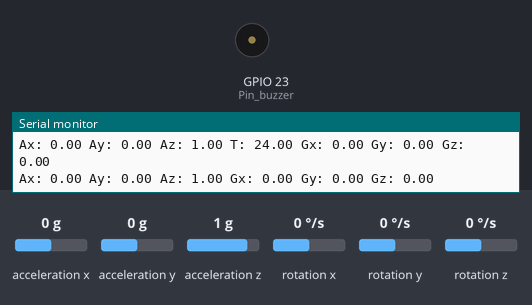
Bench run of a sketch on a simulated ESP32. Shown: buzzer (waves = sounding, pin HIGH), the last lines printed to the serial monitor. Wiring (inferred from the names in the program): MPU-6050 motion sensor at I2C address 0x68. Inputs (shaded band) come from the test bench; at power-on: acceleration x 0 g, acceleration y 0 g, acceleration z 1 g, rotation x 0 °/s, rotation y 0 °/s, rotation z 0 °/s.

Above: at 6.3 s.
6.4 s: acceleration x set to 1.4 g
At 6.57 s:
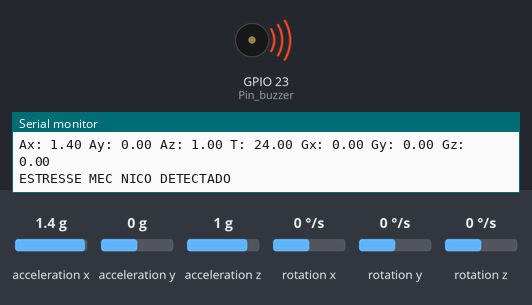
Timing chart, 0 to 9.4 s (numbered marks = the images above; inputs shaded):
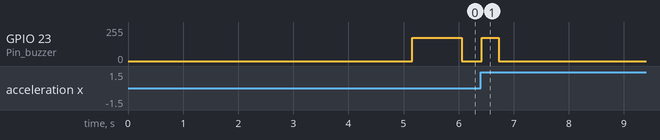

The sketch:

projeto_esp32_sensor_de_movimento_e_aquecimento.ino
```cpp
#include <Wire.h> //ativa a comunicação I2C, que é um comunicação de dois fios SDA (os dados vão e veem em mão dupla e SCL é o clock que define a batida dos dados nesse vai e vem)
#include <analogWrite.h>


// MPU6050 Slave Device Address
const uint8_t MPU6050SlaveAddress = 0x68;


// Select SDA and SCL pins for I2C communication
const uint8_t Pin_scl = 22; //selecionamos o pino 22, contudo, vc pode alterar
const uint8_t Pin_sda = 21; //selecionamos o pino 21
const uint8_t Pin_buzzer = 23;  //selecionamos o pino 23, mude para o 25 caso o seu buzzer seja passivo (de acordo com as explicações do professor)


// sensitivity scale factor respective to full scale setting provided in datasheet
const uint16_t AccelScaleFactor = 16384;  //define um fator de escala para melhorar a sensibilidade do sensor. Esses números são fixos
const uint16_t GyroScaleFactor = 131;     //define um fator de escala para melhorar a sensibilidade do sensor. Esses  números são fixos


// MPU6050 few configuration register addresses
const uint8_t MPU6050_REGISTER_SMPLRT_DIV   =  0x19;  //o fabricante define esses endereços, não precisamos alterar
const uint8_t MPU6050_REGISTER_USER_CTRL    =  0x6A;  //o fabricante define esses endereços, não precisamos alterar
const uint8_t MPU6050_REGISTER_PWR_MGMT_1   =  0x6B;  //o fabricante define esses endereços, não precisamos alterar
const uint8_t MPU6050_REGISTER_PWR_MGMT_2   =  0x6C;  //o fabricante define esses endereços, não precisamos alterar
const uint8_t MPU6050_REGISTER_CONFIG       =  0x1A;  //o fabricante define esses endereços, não precisamos alterar
const uint8_t MPU6050_REGISTER_GYRO_CONFIG  =  0x1B;  //o fabricante define esses endereços, não precisamos alterar
const uint8_t MPU6050_REGISTER_ACCEL_CONFIG =  0x1C;  //o fabricante define esses endereços, não precisamos alterar
const uint8_t MPU6050_REGISTER_FIFO_EN      =  0x23;  //o fabricante define esses endereços, não precisamos alterar
const uint8_t MPU6050_REGISTER_INT_ENABLE   =  0x38;  //o fabricante define esses endereços, não precisamos alterar
const uint8_t MPU6050_REGISTER_ACCEL_XOUT_H =  0x3B;  //o fabricante define esses endereços, não precisamos alterar
const uint8_t MPU6050_REGISTER_SIGNAL_PATH_RESET  = 0x68;  //o fabricante define esses endereços, não precisamos alterar


int16_t AccelX, AccelY, AccelZ, Temperature, GyroX, GyroY, GyroZ, VOLTA=0;
double Ax_ref, Ay_ref, Az_ref, T_ref, Gx_ref, Gy_ref, Gz_ref;
double Ax_atual, Ay_atual, Az_atual, T_atual, Gx_atual, Gy_atual, Gz_atual;
double LimiteMec = 0.8, LimiteTemp = 5;


void setup() {
  Serial.begin(115200);
  Wire.begin(Pin_sda, Pin_scl);
  MPU6050_Init(); //aqui estamos ativando a plaquinha MPU6050
  pinMode(Pin_buzzer, OUTPUT);
  delay(5000); //linha de teste
  Read_RawValue(MPU6050SlaveAddress, MPU6050_REGISTER_ACCEL_XOUT_H);
  T_ref = (double)Temperature/340+36.53; //ajustando o valor da temperatura em ºC
} //aqui encerra o void setup


void loop() {

  Read_RawValue(MPU6050SlaveAddress, MPU6050_REGISTER_ACCEL_XOUT_H);


  if(VOLTA==0) //vai entrar aqui logo na primeira volta do loop
  {
    //divide each with their sensitivity scale factor
    Ax_ref = (double)AccelX/AccelScaleFactor;
    Ay_ref = (double)AccelY/AccelScaleFactor;
    Az_ref = (double)AccelZ/AccelScaleFactor;
    Gx_ref = (double)GyroX/GyroScaleFactor;
    Gy_ref = (double)GyroY/GyroScaleFactor;
    Gz_ref = (double)GyroZ/GyroScaleFactor;
    Serial.print("Ax: "); Serial.print(Ax_ref);
    Serial.print(" Ay: "); Serial.print(Ay_ref);
    Serial.print(" Az: "); Serial.print(Az_ref);
    Serial.print(" Gx: "); Serial.print(Gx_ref);
    Serial.print(" Gy: "); Serial.print(Gy_ref);
    Serial.print(" Gz: "); Serial.println(Gz_ref);
    VOLTA=1;
  }
  else
  {
    Ax_atual = (double)AccelX/AccelScaleFactor;
    Ay_atual = (double)AccelY/AccelScaleFactor;
    Az_atual = (double)AccelZ/AccelScaleFactor;
    T_atual = (double)Temperature/340+36.53; //fórmula da temperatura
    Gx_atual = (double)GyroX/GyroScaleFactor;
    Gy_atual = (double)GyroY/GyroScaleFactor;
    Gz_atual = (double)GyroZ/GyroScaleFactor;
    Serial.print("Ax: "); Serial.print(Ax_atual);
    Serial.print(" Ay: "); Serial.print(Ay_atual);
    Serial.print(" Az: "); Serial.print(Az_atual);
    Serial.print(" T: "); Serial.print(T_atual);
    Serial.print(" Gx: "); Serial.print(Gx_atual);
    Serial.print(" Gy: "); Serial.print(Gy_atual);
    Serial.print(" Gz: "); Serial.println(Gz_atual);
    VOLTA=0;
  }
  if((Ax_atual - Ax_ref) >= LimiteMec)
  {
    Serial.print("\n\nESTRESSE MEC NICO DETECTADO");
    BUZZER1();
    Serial.print("\nAtual: ");Serial.print(Ax_atual);
    Serial.print("\nRef: ");Serial.print(Ax_ref);
    Serial.print("\n");
  }


  if(abs(T_atual - T_ref) >= LimiteTemp)
  {
    Serial.print("\n\nATENÇÃO: SUPER-AQUECIMENTO\n\n");
    BUZZER2();
    Serial.print("\nAtual: ");Serial.print(T_atual);
    Serial.print("\nRef: ");Serial.print(T_ref);
    Serial.print("\n");
  }


  delay(50);
}


void I2C_Write(uint8_t deviceAddress, uint8_t regAddress, uint8_t data){
  Wire.beginTransmission(deviceAddress);
  Wire.write(regAddress);
  Wire.write(data);
  Wire.endTransmission();
}


// lê todos os 14 registros do MPU6050
void Read_RawValue(uint8_t deviceAddress, uint8_t regAddress){
  Wire.beginTransmission(deviceAddress);
  Wire.write(regAddress);
  Wire.endTransmission();
  Wire.requestFrom(deviceAddress, (uint8_t)14);
  AccelX = (((int16_t)Wire.read()<<8) | Wire.read());
  AccelY = (((int16_t)Wire.read()<<8) | Wire.read());
  AccelZ = (((int16_t)Wire.read()<<8) | Wire.read());
  Temperature = (((int16_t)Wire.read()<<8) | Wire.read());
  GyroX = (((int16_t)Wire.read()<<8) | Wire.read());
  GyroY = (((int16_t)Wire.read()<<8) | Wire.read());
  GyroZ = (((int16_t)Wire.read()<<8) | Wire.read());
}


void MPU6050_Init(){
  delay(150);
  I2C_Write(MPU6050SlaveAddress, MPU6050_REGISTER_SMPLRT_DIV, 0x07);
  I2C_Write(MPU6050SlaveAddress, MPU6050_REGISTER_PWR_MGMT_1, 0x01);
  I2C_Write(MPU6050SlaveAddress, MPU6050_REGISTER_PWR_MGMT_2, 0x00);
  I2C_Write(MPU6050SlaveAddress, MPU6050_REGISTER_CONFIG, 0x00);
  I2C_Write(MPU6050SlaveAddress, MPU6050_REGISTER_GYRO_CONFIG, 0x00);//set +/-250 degree/second full scale
  I2C_Write(MPU6050SlaveAddress, MPU6050_REGISTER_ACCEL_CONFIG, 0x00);// set +/- 2g full scale
  I2C_Write(MPU6050SlaveAddress, MPU6050_REGISTER_FIFO_EN, 0x00);
  I2C_Write(MPU6050SlaveAddress, MPU6050_REGISTER_INT_ENABLE, 0x01);
  I2C_Write(MPU6050SlaveAddress, MPU6050_REGISTER_SIGNAL_PATH_RESET, 0x00);
  I2C_Write(MPU6050SlaveAddress, MPU6050_REGISTER_USER_CTRL, 0x00);
}


void BUZZER1(){
  for (int i=0; i < 3;i++){
    //digitalWrite(Pin_buzzer, HIGH);
    //delay(100);
    //digitalWrite(Pin_buzzer, LOW);
    //delay(100);

    int freq = 700; //escolha um valor entre 0 e 1023 para mudar a freq do apito
    int pwm = map(freq, 0, 1024, 0, 255); //define valores pwm (0 a 255)
    analogWrite(Pin_buzzer, pwm);
    delay(100);
  }
  analogWrite(Pin_buzzer, 0);
}


void BUZZER2(){
  for (int i=0; i < 9;i++){
    //digitalWrite(Pin_buzzer, HIGH);
    //delay(100);
    //digitalWrite(Pin_buzzer, LOW);
    //delay(100);


    int freq = 700; //escolha um valor entre 0 e 1023 para mudar a freq do apito
    int pwm = map(freq, 0, 1024, 0, 255); //define valores pwm (0 a 255)
    analogWrite(Pin_buzzer, pwm);
    delay(100);
  }
  analogWrite(Pin_buzzer, 0);
}
```

Measured:
- after the input at 6.4 s, GPIO 23 (Pin_buzzer): 0/255 → 174/255 at once, → 0/255 0.30 s later
